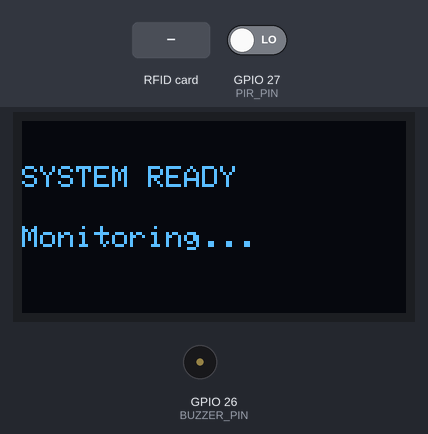
Recording of a sketch running on a simulated ESP32. Shown: 128×64 one-colour display, buzzer (waves = sounding, pin HIGH). Inputs (shaded band) come from the test bench; at power-on: GPIO 27 (PIR_PIN) LOW. What the sketch prints to the serial monitor is not drawn.

Above: at 1.9 s.
2.0 s: RFID card 5E 7A 19 C4 held to the reader
At 3.6 s:
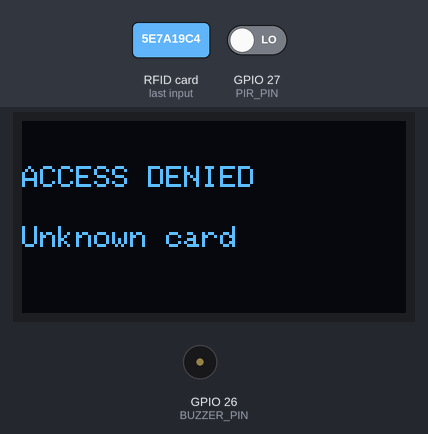
5.0 s: GPIO 27 (PIR_PIN) driven HIGH
At 6.2 s:
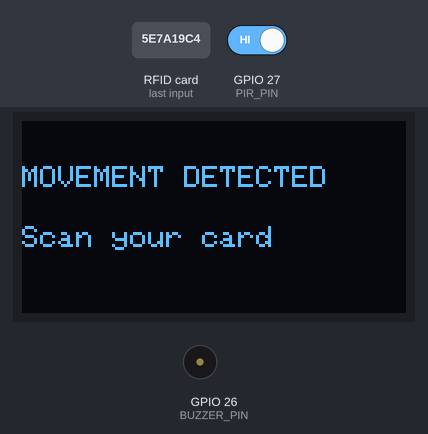
6.5 s: RFID card FB 70 75 63 held to the reader
At 7.6 s:
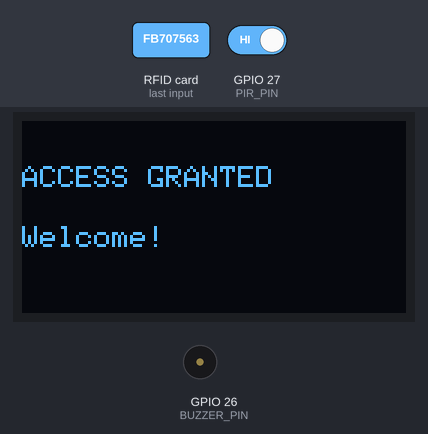
Timing chart, 0 to 9.5 s (numbered marks = the images above; inputs shaded):
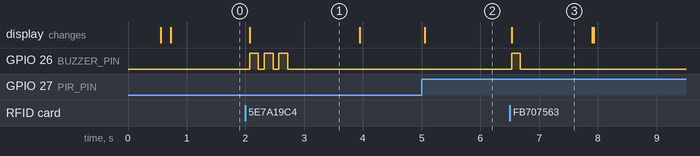

Measured:
- after the input at 2.0 s, GPIO 26 (BUZZER_PIN): alternates HIGH for 0.15 s and LOW for 0.10 s, 6 changes in all, then stays LOW, starting after 0.07 s; the display: changes after 0.07 s (image 1)
- after the input at 5.0 s, the display: changes after 0.05 s (image 2)
- after the input at 6.5 s, GPIO 26 (BUZZER_PIN): LOW → HIGH at once, → LOW 0.15 s later; the display: changes at once (image 3)
- what the display in image 1 shows lasts 1.8 s, from 2.1 s to 3.9 s
- what the display in image 3 shows lasts 1.4 s, from 6.5 s to 7.9 s

The sketch:

phantom_guard.ino
```cpp
/*
  PHANTOM GUARD
  ESP32 + RC522 RFID + PIR + SSD1306 OLED + active buzzer

  Demo firmware. UID-only matching is NOT secure authentication.
  Do not use this prototype to protect real property or control a real lock.

  Tested configuration:
    ESP32 Arduino core 3.3.12
    MFRC522, Adafruit GFX, Adafruit SSD1306 libraries

  Pins:
    OLED SDA 21, SCL 22
    RC522 SS 5, SCK 18, MOSI 23, MISO 19, RST 4
    PIR OUT 27
    Active buzzer 26
*/

#include <Wire.h>
#include <SPI.h>
#include <MFRC522.h>
#include <Adafruit_GFX.h>
#include <Adafruit_SSD1306.h>

// OLED
#define OLED_SDA 21
#define OLED_SCL 22
#define OLED_ADDR 0x3C

// RC522
#define RFID_SS 5
#define RFID_RST 4

// Other inputs/outputs
#define PIR_PIN 27
#define BUZZER_PIN 26

Adafruit_SSD1306 display(128, 64, &Wire, -1);
MFRC522 rfid(RFID_SS, RFID_RST);

// Authorized demo card UID
const char AUTHORIZED_UID[] = "FB 70 75 63";

bool motionActive = false;
unsigned long lastMotionTime = 0;
unsigned long lastPirScreenUpdate = 0;

void showScreen(const char* title, const char* message) {
  display.clearDisplay();
  display.setTextSize(1);
  display.setTextColor(SSD1306_WHITE);
  display.setCursor(0, 15);
  display.println(title);
  display.setCursor(0, 35);
  display.println(message);
  display.display();
}

void successBeep() {
  digitalWrite(BUZZER_PIN, HIGH);
  delay(150);
  digitalWrite(BUZZER_PIN, LOW);
}

void deniedBeep() {
  for (int i = 0; i < 3; i++) {
    digitalWrite(BUZZER_PIN, HIGH);
    delay(150);
    digitalWrite(BUZZER_PIN, LOW);
    if (i < 2) delay(100);
  }
}

String readCardUID() {
  String uid = "";

  for (byte i = 0; i < rfid.uid.size; i++) {
    if (rfid.uid.uidByte[i] < 0x10) {
      uid += "0";
    }

    if (i > 0) uid += " ";
    uid += String(rfid.uid.uidByte[i], HEX);
  }

  uid.toUpperCase();
  return uid;
}

void setup() {
  Serial.begin(115200);
  delay(500);

  pinMode(PIR_PIN, INPUT);
  pinMode(BUZZER_PIN, OUTPUT);
  digitalWrite(BUZZER_PIN, LOW);

  Wire.begin(OLED_SDA, OLED_SCL);

  if (!display.begin(SSD1306_SWITCHCAPVCC, OLED_ADDR)) {
    Serial.println("OLED initialization failed. Check wiring/address.");
    while (true) delay(1000);
  }

  showScreen("PHANTOM GUARD", "Starting...");
  Serial.println();
  Serial.println("PHANTOM GUARD starting");

  SPI.begin(18, 19, 23, RFID_SS);
  rfid.PCD_Init();
  delay(100);

  byte version = rfid.PCD_ReadRegister(MFRC522::VersionReg);
  Serial.print("RC522 version: 0x");
  Serial.println(version, HEX);

  if (version == 0x00 || version == 0xFF) {
    showScreen("RFID ERROR", "Check RC522 wiring");
    Serial.println("RC522 communication error");
  } else {
    showScreen("SYSTEM READY", "Monitoring...");
    Serial.println("RFID reader ready");
  }

  Serial.println("Serial Monitor baud: 115200");
}

void loop() {
  // PIR motion indication
  if (digitalRead(PIR_PIN) == HIGH) {
    lastMotionTime = millis();

    if (!motionActive) {
      motionActive = true;
      showScreen("MOVEMENT DETECTED", "Scan your card");
      Serial.println("Motion detected");
    }
  }

  if (motionActive && millis() - lastMotionTime >= 5000) {
    motionActive = false;
    showScreen("SYSTEM READY", "Monitoring...");
  }

  // Read a newly presented RFID card
  if (!rfid.PICC_IsNewCardPresent()) {
    delay(20);
    return;
  }

  if (!rfid.PICC_ReadCardSerial()) {
    delay(20);
    return;
  }

  String scannedUID = readCardUID();

  Serial.print("Card UID: ");
  Serial.println(scannedUID);

  if (scannedUID.equals(AUTHORIZED_UID)) {
    showScreen("ACCESS GRANTED", "Welcome!");
    Serial.println("Access granted");
    successBeep();
  } else {
    showScreen("ACCESS DENIED", "Unknown card");
    Serial.println("Access denied");
    deniedBeep();
  }

  rfid.PICC_HaltA();
  rfid.PCD_StopCrypto1();

  delay(1200);
  showScreen("SYSTEM READY", "Monitoring...");
  motionActive = false;
}
```
